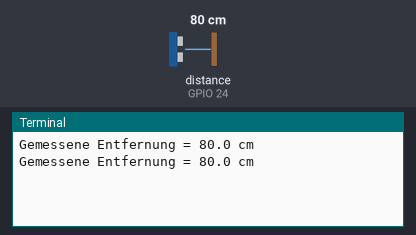
Recording of a program running on a simulated Raspberry Pi (BCM pin numbers). Shown: the last lines printed to the terminal. Inputs (shaded band) come from the test bench; at power-on: distance to the obstacle (sensor on GPIO 24) 80 cm. The echo pulse lasts 58.3 µs per cm; the clock reads 2024-03-15 10:24:30 at power-on unless the program sets it.

Above: at 1.2 s.
1.3 s: distance to the obstacle (sensor on GPIO 24) set to 2 cm
At 2.6 s:
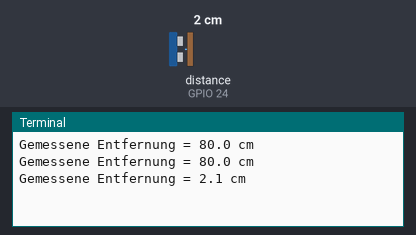
2.8 s: distance to the obstacle (sensor on GPIO 24) set to 4 cm
At 3.7 s:
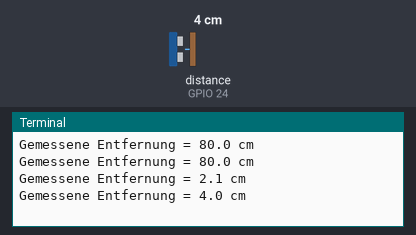
Timing chart, 0 to 5.8 s (numbered marks = the images above; inputs shaded):
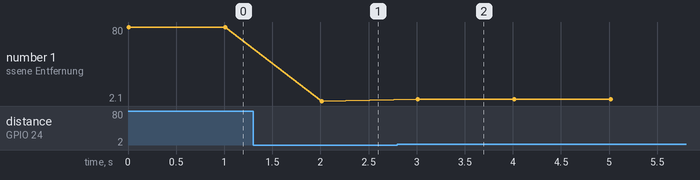

The program:

ultraschall.py
```python
34
35
36
37
38
39
40
41
42
43
44
45
46
47
48
49
50
51
52
53

#Bibliotheken einbinden
import RPi.GPIO as GPIO
import time

#GPIO Modus (BOARD / BCM)
GPIO.setmode(GPIO.BCM)

#GPIO Pins zuweisen
GPIO_TRIGGER = 18
GPIO_ECHO = 24

#Richtung der GPIO-Pins festlegen (IN / OUT)
GPIO.setup(GPIO_TRIGGER, GPIO.OUT)
GPIO.setup(GPIO_ECHO, GPIO.IN)

def distanz():
    # setze Trigger auf HIGH
    GPIO.output(GPIO_TRIGGER, True)

    # setze Trigger nach 0.01ms aus LOW
    time.sleep(0.00001)
    GPIO.output(GPIO_TRIGGER, False)

    StartZeit = time.time()
    StopZeit = time.time()

    # speichere Startzeit
    while GPIO.input(GPIO_ECHO) == 0:
        StartZeit = time.time()

    # speichere Ankunftszeit
    while GPIO.input(GPIO_ECHO) == 1:
        StopZeit = time.time()

    # Zeit Differenz zwischen Start und Ankunft
    TimeElapsed = StopZeit - StartZeit
    # mit der Schallgeschwindigkeit (34300 cm/s) multiplizieren
    # und durch 2 teilen, da hin und zurueck
    distanz = (TimeElapsed * 34300) / 2

    return distanz

if __name__ == '__main__':
    try:
        while True:
            abstand = distanz()
            print ("Gemessene Entfernung = %.1f cm" % abstand)
            time.sleep(1)

        # Beim Abbruch durch STRG+C resetten
    except KeyboardInterrupt:
        print("Messung vom User gestoppt")
        GPIO.cleanup()
```

Measured:
- after the input at 1.3 s, the terminal: prints a new line after 0.71 s (image 1)
- after the input at 2.8 s, the terminal: prints a new line after 0.21 s (image 2)
- plotted number 1: 80 → 2.1 after the input at 1.3 s, 2.1 → 4 after the input at 2.8 s
